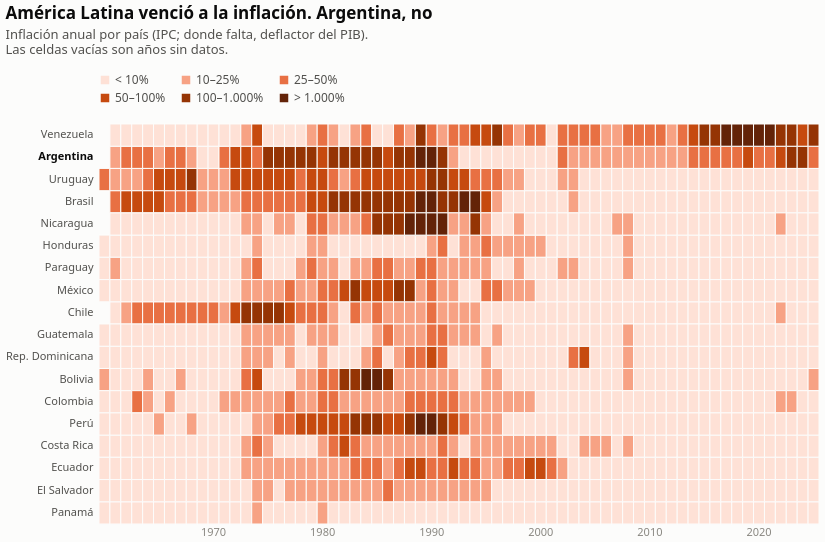

Notebook code cell kept with this figure:
### Markdown cell above
### 2.2 Gráfico 1: medio siglo de inflación en América Latina
Un **mapa de calor**: cada fila es un país, cada columna un año, y el color indica en qué rango cayó la inflación. Los rangos vuelven legible una variable que va de 0% a más de 10.000%. Los países se ordenan por su inflación mediana desde 2011, así que los casos actuales quedan arriba.

*Interacción:* al pasar el mouse se resalta la fila del país, y el tooltip muestra el valor exacto y la medida usada.

### Code cell
RANGOS = ["< 10%", "10–25%", "25–50%", "50–100%", "100–1.000%", "> 1.000%"]
RAMPA_INFLACION = ["#fee1d6", "#f7a284", "#e87043", "#c64a0f", "#953404", "#632308"]  # un solo tono, de claro a oscuro

datos_inflacion = latam.dropna(subset=["inflacion"]).assign(
    rango=lambda d: pd.cut(d["inflacion"], [-float("inf"), 10, 25, 50, 100, 1000, float("inf")], labels=RANGOS, right=False)
)[["pais", "anio", "inflacion", "medida", "rango"]].round(1)
orden_paises = datos_inflacion[datos_inflacion["anio"] >= 2011].groupby("pais")["inflacion"].median().sort_values(ascending=False).index.tolist()

fila_resaltada = alt.selection_point(on="pointerover", clear="pointerout", fields=["pais"])

fig_inflacion = (
    alt.Chart(datos_inflacion)
    .mark_rect(stroke=FONDO, strokeWidth=1)
    .encode(
        x=alt.X("anio:O", title=None, axis=alt.Axis(values=list(range(1970, 2030, 10)), labelAngle=0, ticks=False, domain=False)),
        y=alt.Y("pais:N", title=None, sort=orden_paises, axis=alt.Axis(
            ticks=False, domain=False, labelPadding=6,
            labelColor=alt.expr(f"datum.value == 'Argentina' ? '{TINTA}' : '{TINTA_SECUNDARIA}'"),
            labelFontWeight=alt.expr("datum.value == 'Argentina' ? 700 : 400"),
        )),
        color=alt.Color("rango:O", title=None, scale=alt.Scale(domain=RANGOS, range=RAMPA_INFLACION),
                        legend=alt.Legend(orient="top", direction="horizontal", columns=3, symbolType="square", columnPadding=12)),
        opacity=alt.when(fila_resaltada).then(alt.value(1)).otherwise(alt.value(0.3)),
        tooltip=[alt.Tooltip("pais:N", title="País"), alt.Tooltip("anio:O", title="Año"),
                 alt.Tooltip("inflacion:Q", title="Inflación (%)", format=",.1f"), alt.Tooltip("medida:N", title="Medida")],
    )
    .add_params(fila_resaltada)
    .properties(
        width=720, height=400,
        title=alt.Title("América Latina venció a la inflación. Argentina, no",
                        subtitle=["Inflación anual por país (IPC; donde falta, deflactor del PIB).",
                                  "Las celdas vacías son años sin datos."]),
    )
)
fig_inflacion

### Figure 1 — Vega-Lite specification as saved in the notebook (floating-point values rounded to 4 significant figures; data arrays with more than 128 entries replaced by an {"elided": "..."} marker saying what was removed)
{"config": {"background": "#fcfcfb", "font": "system-ui, -apple-system, 'Segoe UI', sans-serif", "view": {"stroke": null}, "title": {"anchor": "start", "fontSize": 17, "fontWeight": 600, "color": "#0b0b0b", "subtitleFontSize": 13, "subtitleColor": "#52514e", "subtitlePadding": 6, "offset": 16}, "axis": {"labelColor": "#898781", "labelFontSize": 11, "titleColor": "#52514e", "titleFontSize": 12, "titleFontWeight": 500, "gridColor": "#e1e0d9", "domainColor": "#c3c2b7", "tickColor": "#c3c2b7"}, "legend": {"labelColor": "#52514e", "labelFontSize": 12}, "text": {"color": "#52514e", "fontSize": 12}, "locale": {"number": {"decimal": ",", "thousands": ".", "grouping": [3], "currency": ["US$ ", ""]}}}, "data": {"name": "data-fda2b7f912fce8e6355165a335cd22b8"}, "mark": {"type": "rect", "stroke": "#fcfcfb", "strokeWidth": 1}, "encoding": {"color": {"field": "rango", "legend": {"columnPadding": 12, "columns": 3, "direction": "horizontal", "orient": "top", "symbolType": "square"}, "scale": {"domain": ["< 10%", "10–25%", "25–50%", "50–100%", "100–1.000%", "> 1.000%"], "range": ["#fee1d6", "#f7a284", "#e87043", "#c64a0f", "#953404", "#632308"]}, "title": null, "type": "ordinal"}, "opacity": {"condition": [{"param": "param_09182bb14c60390e", "value": 1}], "value": 0.3}, "tooltip": [{"field": "pais", "title": "País", "type": "nominal"}, {"field": "anio", "title": "Año", "type": "ordinal"}, {"field": "inflacion", "format": ",.1f", "title": "Inflación (%)", "type": "quantitative"}, {"field": "medida", "title": "Medida", "type": "nominal"}], "x": {"axis": {"domain": false, "labelAngle": 0, "ticks": false, "values": [1970, 1980, 1990, 2000, 2010, 2020]}, "field": "anio", "title": null, "type": "ordinal"}, "y": {"axis": {"domain": false, "labelColor": {"expr": "datum.value == 'Argentina' ? '#0b0b0b' : '#52514e'"}, "labelFontWeight": {"expr": "datum.value == 'Argentina' ? 700 : 400"}, "labelPadding": 6, "ticks": false}, "field": "pais", "sort": ["Venezuela", "Argentina", "Uruguay", "Brasil", "Nicaragua", "Honduras", "Paraguay", "México", "Chile", "Guatemala", "Rep. Dominicana", "Bolivia", "Colombia", "Perú", "Costa Rica", "Ecuador", "El Salvador", "Panamá"], "title": null, "type": "nominal"}}, "height": 400, "params": [{"name": "param_09182bb14c60390e", "select": {"type": "point", "clear": "pointerout", "fields": ["pais"], "on": "pointerover"}}], "title": {"text": "América Latina venció a la inflación. Argentina, no", "subtitle": ["Inflación anual por país (IPC; donde falta, deflactor del PIB).", "Las celdas vacías son años sin datos."]}, "width": 720, "$schema": "https://vega.github.io/schema/vega-lite/v6.4.1.json", "datasets": {"data-fda2b7f912fce8e6355165a335cd22b8": {"elided": "1183 records"}}}
